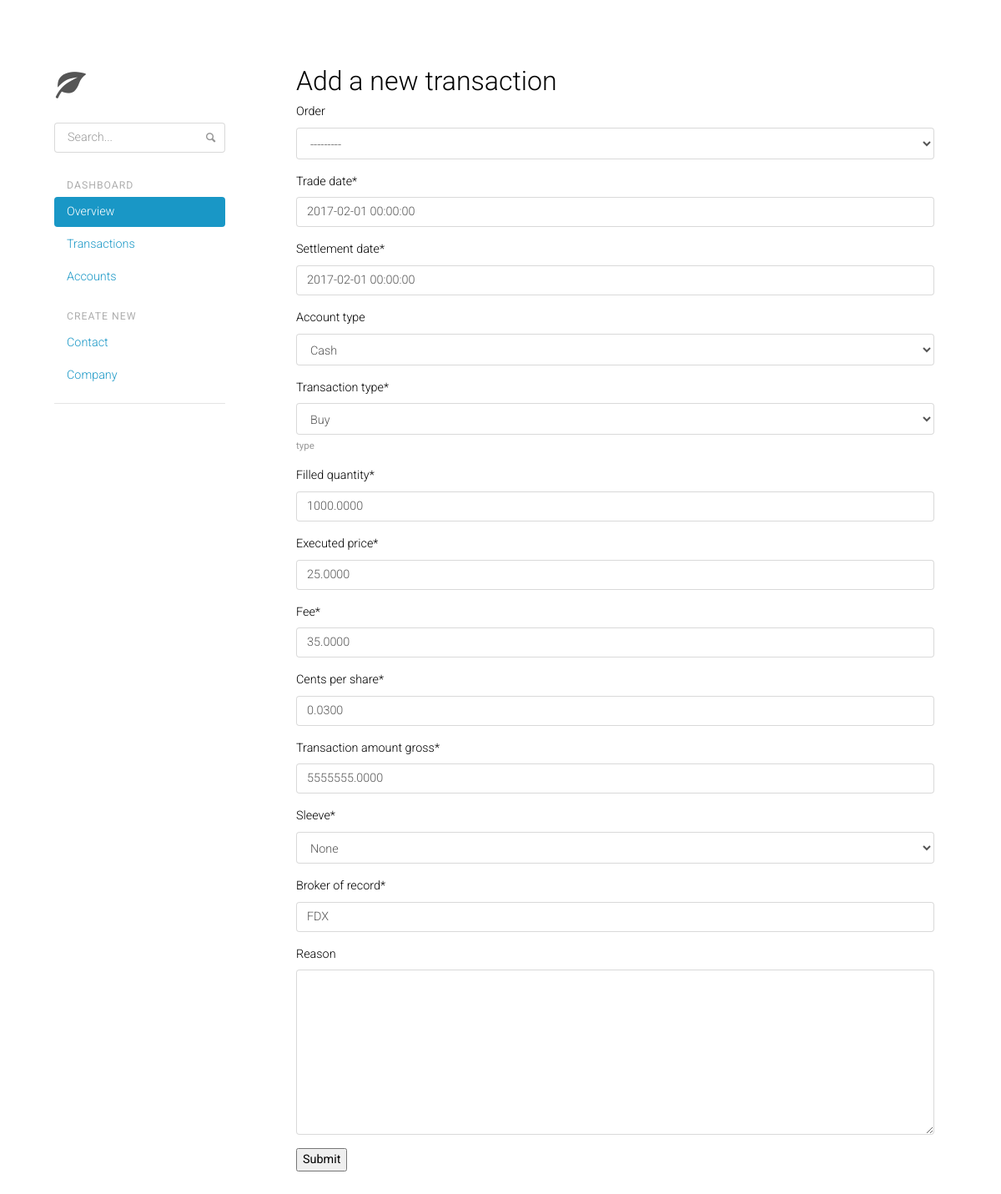
The app's page /orders/transaction/2/update/ with its own data.
### orders/models.py (models this page shows, shortened)
class Transaction(TimeStampedModel):
    order = models.ForeignKey('Order', blank=True, null=True)
    execution_timestamp = models.DateTimeField(auto_now=False, auto_now_add=True)
    trade_date = models.DateTimeField(auto_now=False, auto_now_add=False, blank=False)
    settlement_date = models.DateTimeField(auto_now=False, auto_now_add=False)
    ACCOUNT_TYPE_CHOICES = (
        ('c', 'Cash'),
        ('m', 'Margin'),
        ('s', 'Short'),
    )
    account_type = models.CharField(max_length=1, choices=ACCOUNT_TYPE_CHOICES,
            blank=True, default='c')
    TRANSACTION_TYPE_CHOICES = (
        ('b', 'Buy'),
        ('bx', 'Buy Cancel'),
        ('bo', 'Buy Option'),
        ('bc', 'Buy Cover'),
        ('d', 'Dividend'),
        ('s', 'Sell'),
        ('sx', 'Sell Cancel'),
        ('so', 'Sell Option'),
        ('ss', 'Sell Short'),
    )
    transaction_type = models.CharField(max_length=4, choices=TRANSACTION_TYPE_CHOICES,
            blank=False, help_text="type")
    filled_quantity = models.DecimalField(max_digits=10, decimal_places=4)
    executed_price = models.DecimalField(max_digits=10, decimal_places=4)
    fee = models.DecimalField(max_digits=10, decimal_places=4)
    cents_per_share = models.DecimalField(max_digits=10, decimal_places=4, default=0.03)
    transaction_amount_gross = models.DecimalField(max_digits=25, decimal_places=4)
    SLEEVE_TYPE_CHOICES = (
        ('e', 'Equity'),
        ('b', 'Bonds'),
        ('u', 'Unmanaged'),
        ('n', 'None'),
    )
    sleeve = models.CharField(max_length=1, choices=SLEEVE_TYPE_CHOICES,
            blank=False, default='n')
    broker_of_record = models.CharField(max_length=4, blank=False, null=False, default='FDX')
    reason = models.TextField(blank=True, null=True)
    class Meta:
        ordering = ["-trade_date"]

### orders/views.py (the view)
# urls.py: url(r'^transaction/(?P<pk>\d+)/update/$', views.UpdateTransactionView.as_view(), name='update-transaction'),
class UpdateTransactionView(UpdateView):
    model = Transaction
    fields = '__all__'

### orders/templates/orders/transaction_form.html (shortened to what this page needs)
{% extends "base.html" %}
{% load crispy_forms_tags %}
{% block content %}
<div class="container">
<h2>Add a new transaction </h2>
<form action="" method="post">
    <table>
    {{ form|crispy }}
    </table>
    <input type="submit" value="Submit" />
</form>
</div>
{% endblock %}

### orders/static/css/application.css (style rules this page uses)
body { padding-top: 20px; padding-bottom: 20px; }
@media (min-width: 768px) { body { padding-top: 50px; padding-bottom: 50px; } }
h1, h2, h3, h4, h5, h6, .h1, .h2, .h3, .h4, .h5, .h6 { margin-top: 0; }

### orders/static/css/docs.css (style rules this page uses)
body { overflow-x: hidden; padding-bottom: 40px; }

### orders/static/css/style.css (style rules this page uses)
body { padding-top: 5rem; background-color: white; }

### orders/templates/base.html (style rules this page uses)
body { width: 1px; min-width: 100%; *width: 100%; }

### records on screen
Transaction: order "---------", trade_date "2017-02-01 00:00:00", settlement_date "2017-02-01 00:00:00", account_type "Cash", transaction_type "Buy", filled_quantity "1000.0000", executed_price "25.0000", fee "35.0000", cents_per_share "0.0300", transaction_amount_gross "5555555.0000", sleeve "None", broker_of_record "FDX"
